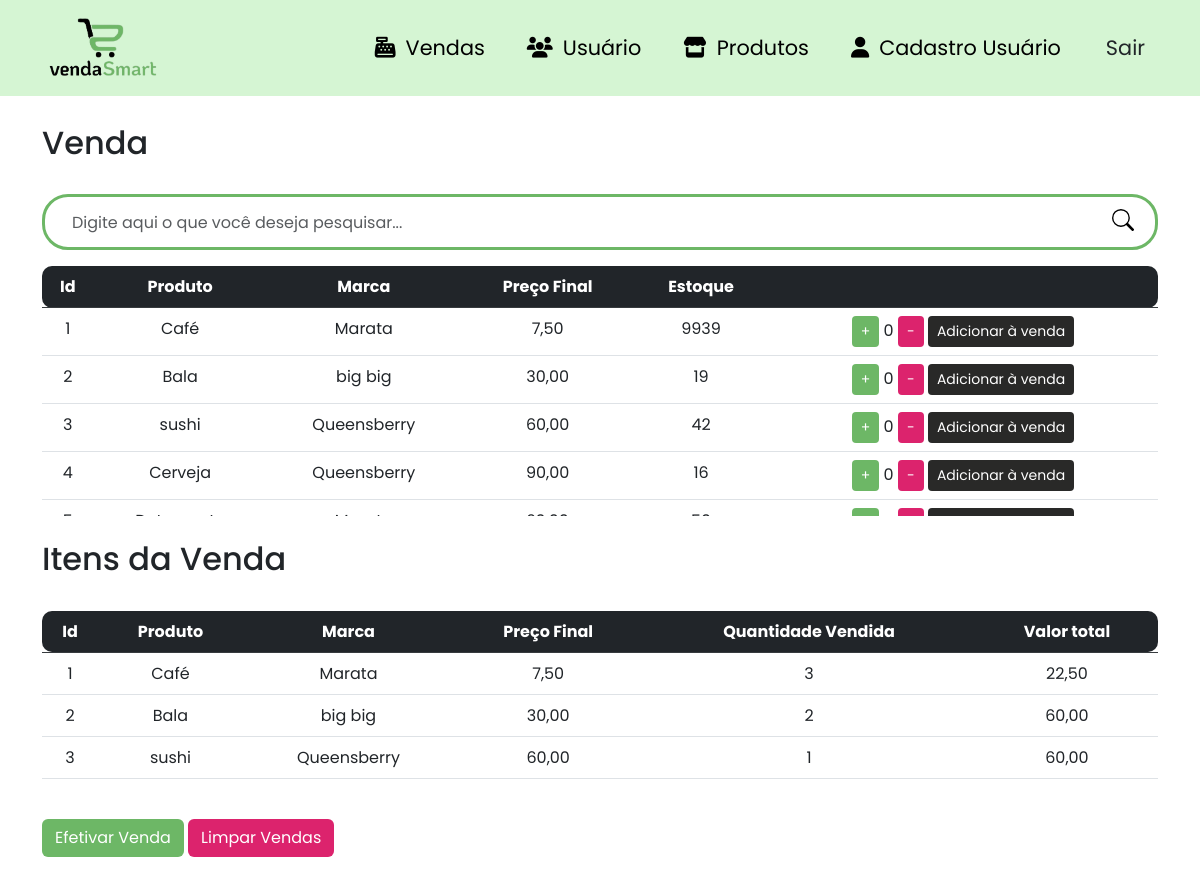
Before: /vendas (signed in) with the older database file.
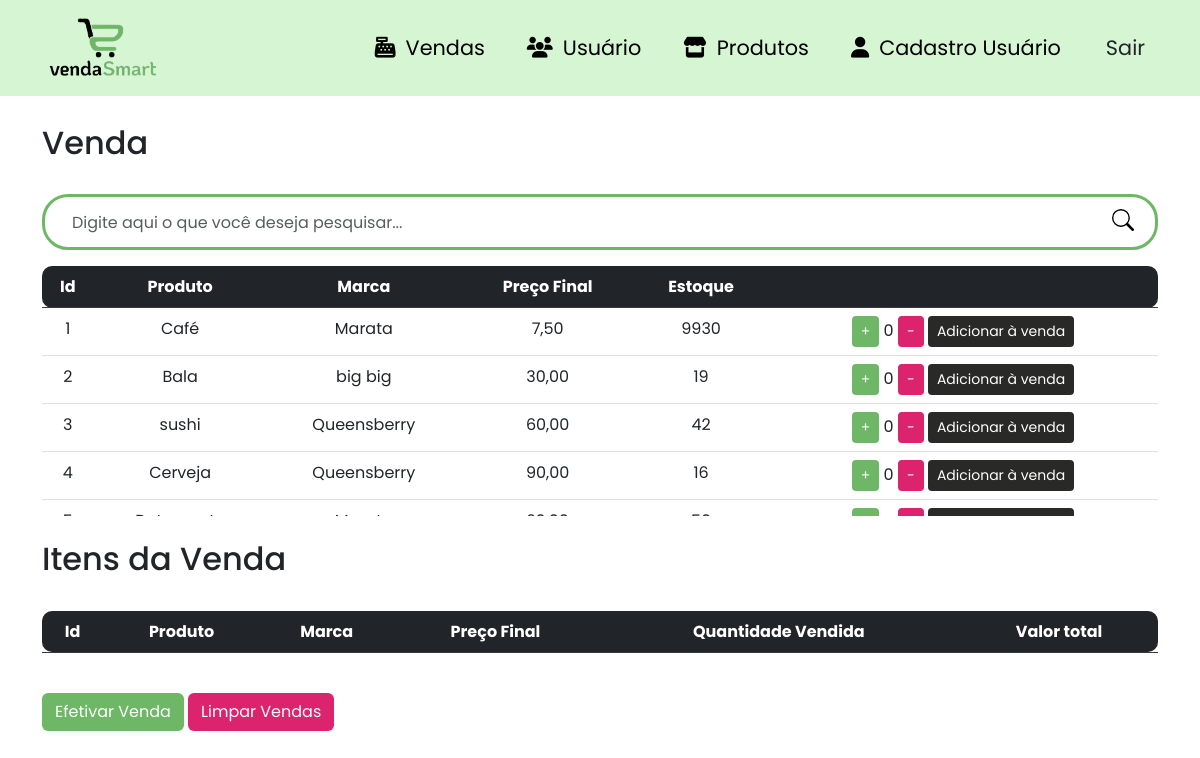
After: the same page with the newer database file.
### site_atividade/models/__init__.py (models this page shows, shortened)
class Produtos(database.Model):
    id_produtos = database.Column(database.Integer, primary_key=True)
    produto = database.Column(database.String, nullable=False)
    marca = database.Column(database.String, nullable=False)
    preco_aquisicao = database.Column(database.Float, nullable=False)
    preco = database.Column(database.Float, nullable=False)
    estoque = database.Column(database.Integer, nullable=False)
    margem_lucro = database.Column(database.Float, nullable=True)
    categoria_fk = database.Column(database.Integer, database.ForeignKey('categoria.id_categoria'), nullable=False)
    venda = database.relationship('Venda', backref='produto')

class Venda(database.Model):
    id_venda = database.Column(database.Integer, primary_key=True)
    produto_id = database.Column(database.Integer, database.ForeignKey('produtos.id_produtos'), nullable=False)
    quantidade = database.Column(database.Integer, nullable=False)
    total = database.Column(database.Float, nullable=False)

### site_atividade/routers/__init__.py (the view, shortened to what this page needs)
@app.route("/vendas", methods=['GET', 'POST'])
@login_required
def vendas():
    form = VendasForm(request.form)
    produtos = Produtos.query.all()
    vendas = Venda.query.all()
    if request.method == 'POST' and 'LimparVendas' in request.form:
        Venda.query.delete()
        database.session.commit()
        return redirect(url_for('vendas'))
    return render_template('vendas.html', form=form, produtos=produtos, vendas=vendas)

### site_atividade/forms/__init__.py
class VendasForm(FlaskForm):
    produto_id = IntegerField('ID do Produto', validators=[DataRequired()])
    quantidade = IntegerField('Quantidade', validators=[DataRequired()])
    submit = SubmitField('Confirmar')

### site_atividade/models/__init__.py (called while the page is built)
@login_manager.user_loader
def load_usuario(id_usuario):
    return Usuario.query.get(int(id_usuario))

### site_atividade/templates/vendas.html (shortened to what this page needs)
{% extends 'base.html' %}
{% block body %}
    <div class="container theme-showcase" role="main">
        <br>
        <div class="page-header">
            <h2 class="box-title col-md-12">Venda</h2>
        </div>
        <br>
        <div class="search-box">
            <form class="form-search" action="{{ url_for('vendas') }}" method="GET">
                <div class="input-group form-group-search">
                    <input type="text" class="form-control form-control-search" placeholder="Digite aqui o que você deseja pesquisar..." id="search-input" name="search">
                    <span class="input-group-btn">
                        <button class="btn-search" type="submit">
                        </button>
                    </span>
                </div>
            </form>
        </div>
        <div class="list-product-vendas">
            <table class="table table-hover scrollable-table">
              <thead class="table-dark">
                <tr>
                  <th class="text-center table-rounded-start">Id</th>
                  <th class="text-center">Produto</th>
                  <th class="text-center">Marca</th>
                  <th class="text-center">Preço Final</th>
                  <th class="text-center">Estoque</th>
                  <th class="text-center table-rounded-end"> </th>
                </tr>
              </thead>
              <tbody>
                {% for produto in produtos %}
                <tr>
                  <td class="text-center">{{ produto.id_produtos }}</td>
                  <td class="text-center">{{ produto.produto }}</td>
                  <td class="text-center">{{ produto.marca }}</td>
                  <td class="text-center">{{ "{:.2f}".format(produto.preco).replace('.', ',') }}</td>
                  <td class="text-center">{{ produto.estoque }}</td>
                  <td class="text-center">
                    <button class="btn btn-sm btn-color1 text-white btn-add-quantity" data-produto-id="{{ produto.id_produtos }}">+</button>
                    <span class="quantidade">0</span>
                    <button class="btn btn-sm btn-color2 text-white btn-remove-quantity" data-produto-id="{{ produto.id_produtos }}">-</button>
                    <button class="btn btn-sm btn-color3 btn-add-venda" data-produto-id="{{ produto.id_produtos }}">Adicionar à venda</button>
                  </td>
                </tr>
                {% endfor %}
              </tbody>
            </table>
          </div>
          <br>
          <div class="page-header">
            <h2 class="box-title col-md-12">Itens da Venda</h2>
          </div>
          <br>
          <table class="table table-hover table-vendas">
            <thead class="table-dark">
              <tr>
                <th class="text-center table-rounded-start">Id</th>
                <th class="text-center">Produto</th>
                <th class="text-center">Marca</th>
                <th class="text-center">Preço Final</th>
                <th class="text-center">Quantidade Vendida</th>
                <th class="text-center table-rounded-end">Valor total</th>
              </tr>
            </thead>
            <tbody>
              {% for venda in vendas %}
              <tr>
                <td class="text-center">{{ venda.produto.id_produtos }}</td>
                <td class="text-center">{{ venda.produto.produto }}</td>
                <td class="text-center">{{ venda.produto.marca }}</td>
                <td class="text-center">{{ "{:.2f}".format(venda.produto.preco).replace('.', ',') }}</td>
                <td class="text-center">{{ venda.quantidade }}</td>
                <td class="text-center">{{ "{:.2f}".format(venda.total).replace('.', ',') }}</td>
              </tr>
              {% endfor %}
            </tbody>
          </table>
        <br>
        <div class="form-group">
            <form method="post" action="{{ url_for('pagamento') }}" class="d-inline-block">
                <button type="submit" class="btn btn-color1 text-white">Efetivar Venda</button>
            </form>
            <form method="post" action="{{ url_for('vendas') }}" class="d-inline-block">
                <button type="submit" class="btn btn-color2 text-white">Limpar Vendas</button>
            </form>
        </div>
    </div>
{% endblock %}

### site_atividade/templates/base.html (shortened to what this page needs)
<html lang="pt-BR">
    <head>
        <link href="https://cdn.jsdelivr.net/npm/bootstrap@5.3.0-alpha3/dist/css/bootstrap.min.css" rel="stylesheet">
        <link rel="stylesheet" href="{{ url_for('static', filename='css/product.css') }}">
        <link rel="stylesheet" href="{{ url_for('static', filename='css/navbar.css') }}">
        <link rel="stylesheet" href="{{ url_for('static', filename='css/style.css') }}">
        <link rel="stylesheet" href="{{ url_for('static', filename='css/vendas.css') }}">
        <link rel="stylesheet" href="https://cdnjs.cloudflare.com/ajax/libs/font-awesome/6.4.0/css/all.min.css"/>
        <link rel="stylesheet" href="https://cdn.jsdelivr.net/npm/bootstrap-icons@1.10.5/font/bootstrap-icons.css">
    </head>
    <body>
        {% include 'navbar.html' %}
        {% block body %}
        {% endblock %}
    </body>
</html>

### site_atividade/templates/navbar.html (shortened to what this page needs)
<nav class="navbar navbar-expand-lg fixed-top navbar-light">
  <div class="container">
    <a class="navbar-brand" href="#"
      ><img
        id="MDB-logo"
        src="static/image/logo-body7.png"
        alt="vendasSmart"
        draggable="false"
        height="70"
    /></a>
    <div class="collapse navbar-collapse nav-transition" id="navbarSupportedContent">
      <ul class="navbar-nav ms-auto align-items-center">
        {% if current_user.is_authenticated %}
        <li class="nav-item">
          <a class="nav-link mx-2" href="{{ url_for('vendas') }}"><i class="fa-solid fa-cash-register style="color: #000000;"></i>Vendas</a>
        </li>
        <li class="nav-item">
          <a class="nav-link mx-2" href="{{ url_for('usuarios') }}"><i class="fa-solid fa-users" style="color: #000000;"></i>Usuário</a>
        </li>
        <li class="nav-item">
          <a class="nav-link mx-2" href="{{ url_for('produtos') }}"><i class="fa-solid fa-store" style="color: #000000;"></i>Produtos</a>
        </li>
        <li class="nav-item">
          <a class="nav-link mx-2" href="{{ url_for('cadastro_usuario') }}"><i class="fa-solid fa-user" style="color: #000000;"></i>Cadastro Usuário</a>
        </li>
        <li class="nav-item ms-3">
            <a class="btn btn-black btn-rounded" href="{{ url_for('logout') }}">Sair</a>
          </li>
        {% else %}
        <li class="nav-item">
          <a class="nav-link mx-2" href="{{ url_for('login') }}"><i class="fas fa-heart pe-2"></i>Login</a>
        </li>
        {% endif %}
      </ul>
    </div>
  </div>
</nav>

### site_atividade/static/css/product.css (style rules this page uses)
.scrollable-table { overflow-y: auto; }
.form-search { grid-template-rows: 100vh; }
.form-group-search { border: 3px solid #6DB766; border-radius: 26px; padding: 5px 15px; }
.form-control-search { width: 350px; height: 40px; border : none; }
.btn-search { float: right; width: 34px; height: 36px; border: none; background: #fff; }
input[type="text"] { outline: none; box-shadow: none !important; }

### site_atividade/static/css/navbar.css (style rules this page uses)
.navbar-light .navbar-nav .nav-link { color: #000; }
.navbar { background-color: #D5F5D3; }
.collapse > ul > li > a { font-size: 1.3em; }
i { padding: 10px; }

### site_atividade/static/css/style.css (style rules this page uses)
body { padding-top: 100px; font-family: 'Poppins', sans-serif; }
.btn-color1 { background-color: #6DB766; transition: .5s; }
.btn-color2 { background-color: #DC236D; transition: .5s; }
.btn-color3 { background-color: #292928; transition: .5s; color: #fff; }
.table-rounded-start { border-top-left-radius: 10px; border-bottom-left-radius: 10px; }
.table-rounded-end { border-top-right-radius: 10px; border-bottom-right-radius: 10px; }

### site_atividade/static/css/vendas.css (style rules this page uses)
.list-product-vendas { max-height: 250px; overflow: auto; }
.scrollable-table { overflow-y: auto; }

Changed rows visible on the page:
removed Venda: produto.id_produtos "1", produto.produto "Café", produto.marca "Marata", {{ "{:.2f}".format(venda.produto.preco).replace('.', ',') }} "7,50", quantidade "3", total "22,50"
removed Venda: produto.id_produtos "2", produto.produto "Bala", produto.marca "big big", {{ "{:.2f}".format(venda.produto.preco).replace('.', ',') }} "30,00", quantidade "2", total "60,00"
removed Venda: produto.id_produtos "3", produto.produto "sushi", produto.marca "Queensberry", {{ "{:.2f}".format(venda.produto.preco).replace('.', ',') }} "60,00", quantidade "1", total "60,00"
changed Produtos "Café": estoque "9939" → "9930"
